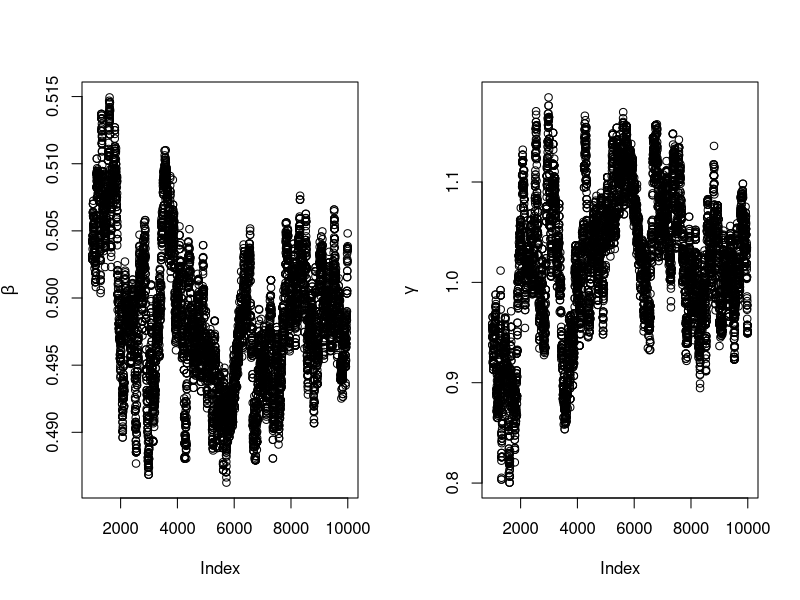
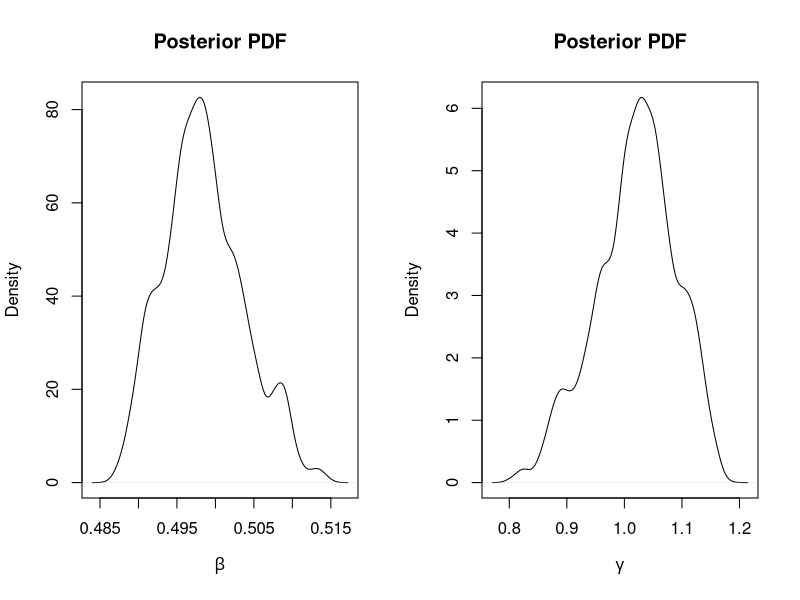

Here is the R script that generated these plots, in order:
# ref.: https://www.r-bloggers.com/quick-illustration-of-metropolis-and-metropolis-in-gibbs-sampling-in-r/
## Metropolis sampling
## x    - current value of Markov chain (numeric vector)
## log_targ - log of target density function
## prop - function with prototype function(x, ...) that generates 
##   a proposal value from a symmetric proposal distribution

# synthesize data
generate_one_dim_data = function(n_point_each){
  set.seed(2)
  x = abs(round(sort(runif(n_point_each,1,15)),2))
  beta = 0.5
  gamma = 1
  y = round(exp(x*beta+gamma), 0)
  return(list(y,x,beta,gamma))
}

# proposal function
prop_norm = function(x, x_id){
  # input: a single numeric value of current sample
  # output; a single numeric value of new sample
  if (x_id==1){
    sd = 0.0015
  }else{
    sd = 0.02
  }
  return(rnorm(1, mean=x, sd=sd))
}

# metropolis draw
mh_draw = function(x, x_id, log_targ, prop=prop_norm) {
  # input: x - a vector of current samples
  # output: a vector of new samples
  
  x_new = x
  # only update one of the params
  x_new[x_id] = prop(x[x_id], x_id)
  
  log_rate = log_targ(x_new, x_id) - log_targ(x, x_id)
  if (log(runif(1))<log_rate) {
    x = x_new
    counter[x_id] <<- counter[x_id] + 1
  }
  
  return(x)
}

## Metropolis-in-Gibbs sampling
## x - current vector of samples
## log_targ - target log density function
mh_gibbs_draw = function(x, log_targ){
  for (ii in 1:length(x)){
    x_new = mh_draw(x, ii, log_targ, prop=prop_norm)
    x = x_new
  }
  return(x)
}


################################################

log_targ_my = function(x, x_id){
  
  log_prior = dnorm(x[x_id], 0, 2, log=T)  # N(0,2), a weakly-informative prior
  
  log_lambda = x[1]*X_data + x[2]
  
  # the constant term,log_fac_approx(y_data), is removed
  log_likeli = sum(-exp(log_lambda) + y_data*log_lambda)
  
  # log posterior
  log_post = log_prior + log_likeli
  
  return(log_post)
  
}

## generate one dimensional data
n_point_each = 12
toy_data = generate_one_dim_data(n_point_each)
y_data = c(unlist(toy_data[1]))
cat('y data',y_data)
X_data = c(unlist(toy_data[2]))
cat('x data',X_data)


## initialize and sample using Metropolis-in-Gibbs
n_spl = 10000
n_good = 1000

# initialize
xcur = c(0.5,0.5)
x_spl = matrix(NA, n_spl, 2)
counter = c(0,0)

# plot(0,0, xlim = c(-0.5,2), ylim = c(-0.5,2), cex = 0.1,
#      xlab=expression(beta), ylab=expression(gamma), main="Metropolis-in-Gibbs")

# sample and plot the samples
for(j in 1:n_spl) {
  if ( j%%500 == 0) {
    print(j)
  }
  xcur = mh_gibbs_draw(xcur, log_targ_my)
  x_spl[j,] = xcur
  # if (j>=n_good){
  #   points(xcur[1], xcur[2], pch=20, col='#00000055')
  # }
}

par(mfrow=c(1,2))
plot(n_good:n_spl,x_spl[n_good:n_spl,1], xlab = 'Index', ylab = expression(beta))
plot(n_good:n_spl,x_spl[n_good:n_spl,2], xlab = 'Index', ylab = expression(gamma))


par(mfrow=c(1,2))
plot(density(x_spl[n_good:n_spl,1]), xlab = expression(beta), main = 'Posterior PDF')
plot(density(x_spl[n_good:n_spl,2]), xlab = expression(gamma), main = 'Posterior PDF')

# compare against poisson glm
cat('Metropolos in Gibbs:\n', colMeans(x_spl[n_good:n_spl,]))

glm_fit = glm(y_data~X_data,family = 'poisson')
cat('Poisson regression:\n', glm_fit$coefficients)

# accept rate
cat('Acceptance rate', counter/n_spl)
